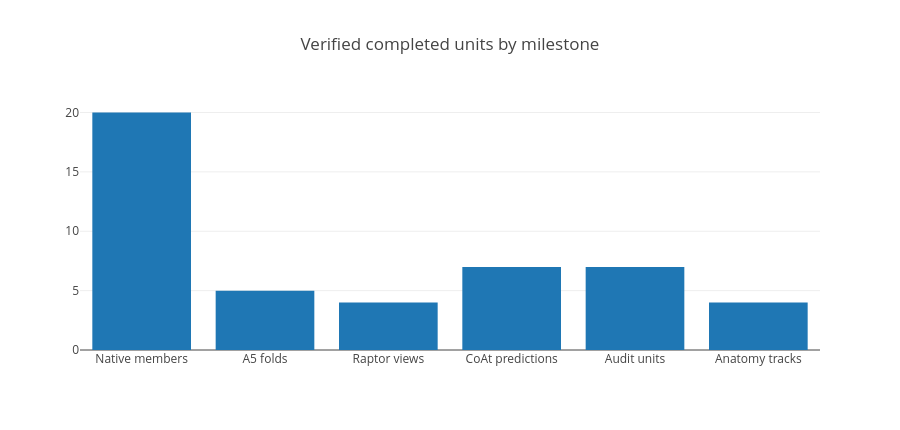

Here is the notebook cell this chart was saved with:
### Markdown cell above
## Verified engineering evidence

Each completed branch or audit has a separate acceptance contract. Complete historical parity and untouched fully labeled confirmation are not claimed where source lineage does not support them.

### Code cell
completed = {'Native members': 20, 'A5 folds': 5, 'Raptor views': 4, 'CoAt predictions': 7, 'Audit units': 7, 'Anatomy tracks': 4}
print({'completed': completed, 'geometry_headers_inspected': 2287, 'geometry_flags': 0, 'anatomy_lifecycle': 'QUALIFIED_FOR_REFERENCE_PILOT'})

### Figure 1 — Plotly figure (JSON) as saved in the notebook; plotly's stock layout.template omitted (floating-point values rounded to 4 significant figures)
{"data": [{"type": "bar", "x": ["Native members", "A5 folds", "Raptor views", "CoAt predictions", "Audit units", "Anatomy tracks"], "y": [20, 5, 4, 7, 7, 4]}], "layout": {"title": "Verified completed units by milestone", "width": 900, "height": 430}}
